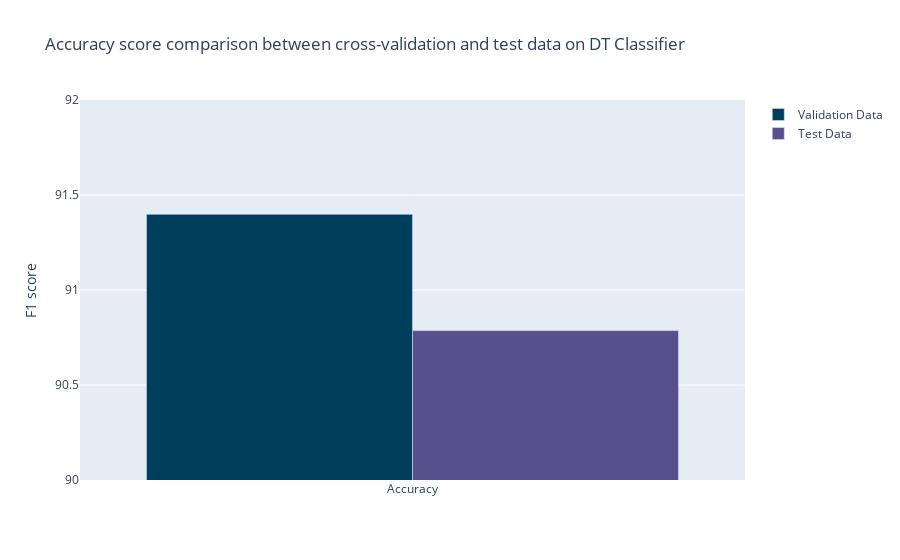
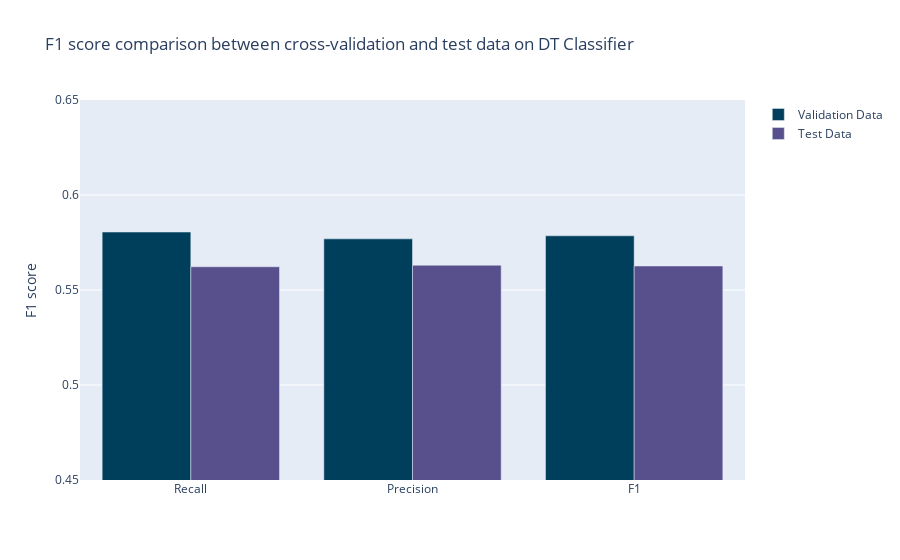

Notebook source saved alongside these figures, in order:
### Code cell
# Predict on test data
y_pred_dtc_optimized = dtc_optimized.predict(X_test)

# Save scores in variables
accuracy_score_test = accuracy_score(y_test, y_pred_dtc_optimized)
recall_score_test = recall_score(y_test, y_pred_dtc_optimized)
precision_score_test = precision_score(y_test, y_pred_dtc_optimized)
f1_score_test = f1_score(y_test, y_pred_dtc_optimized)
dtc_on_test = [accuracy_score_test, recall_score_test, precision_score_test, f1_score_test]

# Store gridserach results in dataframe
dtc_on_train = pd.DataFrame(dtc_optimized.cv_results_)

# Only keep row where rank_test_f1_score is 1
dtc_on_train = dtc_on_train[dtc_on_train['rank_test_f1_score'] == 1]
dtc_on_train = dtc_on_train[['mean_test_accuracy', 'mean_test_recall', 'mean_test_precision', 'mean_test_f1_score']].values.tolist()[0]

# Create a barchart with all the models and their accuracies
fig = go.Figure()
fig.add_trace(go.Bar(name=f"Validation Data", x=['Accuracy'], y=[dtc_on_train[0]*100], marker_color='#003f5c'))
fig.add_trace(go.Bar(name=f"Test Data", x=['Accuracy'], y=[dtc_on_test[0]*100], marker_color='#58508d'))
fig.update_layout(title='Accuracy score comparison between cross-validation and test data on DT Classifier', yaxis_title='F1 score', yaxis_range=[90, 92])
fig.show()

fig = go.Figure()
fig.add_trace(go.Bar(name=f"Validation Data", x=['Recall', 'Precision', 'F1'], y=dtc_on_train[1:], marker_color='#003f5c'))
fig.add_trace(go.Bar(name=f"Test Data", x=['Recall', 'Precision', 'F1'], y=dtc_on_test[1:], marker_color='#58508d'))
fig.update_layout(title='F1 score comparison between cross-validation and test data on DT Classifier', yaxis_title='F1 score', yaxis_range=[0.45, 0.65])
fig.show()

### Figure 1 — Plotly figure (JSON) as saved in the notebook; plotly's stock layout.template omitted (floating-point values rounded to 4 significant figures)
{"data": [{"marker": {"color": "#003f5c"}, "name": "Validation Data", "type": "bar", "x": ["Accuracy"], "y": [91.4]}, {"marker": {"color": "#58508d"}, "name": "Test Data", "type": "bar", "x": ["Accuracy"], "y": [90.79]}], "layout": {"title": {"text": "Accuracy score comparison between cross-validation and test data on DT Classifier"}, "yaxis": {"range": [90, 92], "title": {"text": "F1 score"}}}}

### Figure 2 — Plotly figure (JSON) as saved in the notebook; plotly's stock layout.template omitted (floating-point values rounded to 4 significant figures)
{"data": [{"marker": {"color": "#003f5c"}, "name": "Validation Data", "type": "bar", "x": ["Recall", "Precision", "F1"], "y": [0.5805, 0.5769, 0.5785]}, {"marker": {"color": "#58508d"}, "name": "Test Data", "type": "bar", "x": ["Recall", "Precision", "F1"], "y": [0.5622, 0.563, 0.5626]}], "layout": {"title": {"text": "F1 score comparison between cross-validation and test data on DT Classifier"}, "yaxis": {"range": [0.45, 0.65], "title": {"text": "F1 score"}}}}
